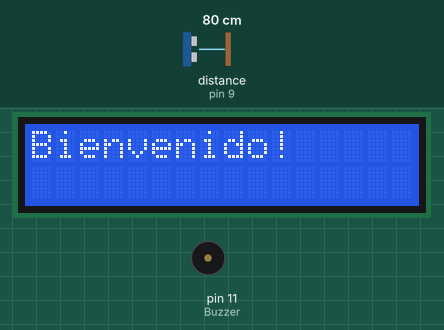
Bench run of a sketch on a simulated Arduino Uno, built with avr-gcc and run on an emulated ATmega328P. Shown: 16×2 character LCD, buzzer (waves = sounding). Wiring (inferred from the names in the program): ultrasonic range finder: trigger pin 10; echo pin 9. Inputs (shaded band) come from the test bench; at power-on: distance to the obstacle (sensor on pin 9) 80 cm. The echo pulse lasts 58.3 µs per cm; what the sketch prints to the serial monitor is not drawn.

Above: at 0.1 s.
2.3 s: distance to the obstacle (sensor on pin 9) set to 17 cm
4.2 s: distance to the obstacle (sensor on pin 9) set to 13 cm
At 4.89 s:
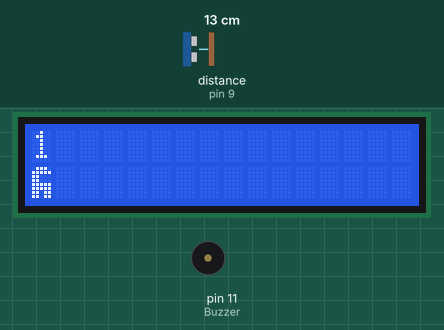
At 5.3 s:
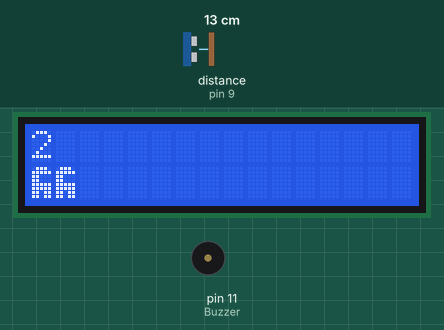
7.2 s: distance to the obstacle (sensor on pin 9) set to 2 cm
9.0 s: distance to the obstacle (sensor on pin 9) set to 9 cm
At 12.8 s:
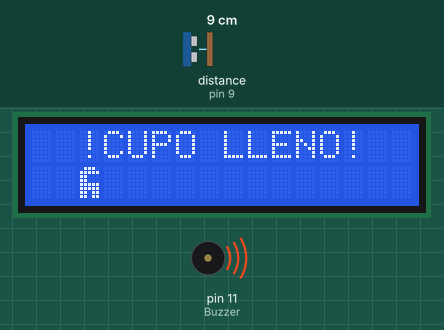
Timing chart, 0 to 22.0 s (numbered marks = the images above; inputs shaded):
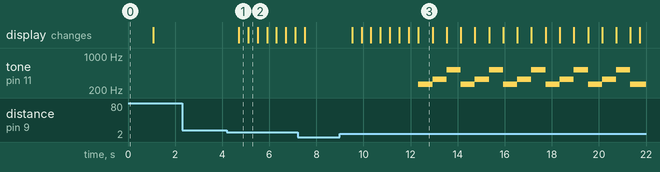

The sketch:

Contador_aforo_animacion.ino
```cpp
/*
  Fundación Kinal
  Centro Educativo Técnico Labral Kinal
  Electrónica
  Grado: Quinto
  Sección: A
  Curso: Taller de Electrónica Digital y Reparación de Computadoras I
  Nombre: Álvaro Anzueto Rodas
  Carné: 2019373
*/

// Incluyo Libreria
#include <LiquidCrystal.h>

// Definiciones de pre-procesador
#define TRIG 10
#define ECO 9
#define Buzzer 11
#define RS 8
#define Enable 7
#define D4 6
#define D5 5
#define D6 4
#define D7 2
#define columnas 16
#define filas 2
//también para algunas operaciones
#define encender(pin) digitalWrite(pin, HIGH)
#define apagar(pin) digitalWrite(pin, LOW)

//contructor
LiquidCrystal LCD_Alvaro(RS, Enable, D4, D5, D6, D7);// Permite usar la lcd

//variables a usar
int conteo = 0, lectura, ultrasonico(int Emisor, int Receptor);

//llamo las funciones que voy a usar
void pines(), inicio_lcd(), contador(int num1), caracter_lcd(), caracter_lcd(unsigned char columna_caracter), caracter_animacion(int num1);

byte amugus[] = {
  B01110,
  B11111,
  B11000,
  B11000,
  B11111,
  B11111,
  B11011,
  B11011
};

byte muerto1[] = {
  B00000,
  B01010,
  B01110,
  B00100,
  B11111,
  B11111,
  B11011,
  B11011
};

byte quienfue[] = {
  B11111,
  B11011,
  B11001,
  B00000,
  B00000,
  B11001,
  B11011,
  B11111
};


void setup() {
  // put your setup code here, to run once:
  pines();
}

void loop() {
  // put your main code here, to run repeatedly:
  lectura = ultrasonico(TRIG, ECO);
  contador(lectura);

}

//****Funciones******
void pines() {//Primera función: configuración de pines
  pinMode(Buzzer, OUTPUT);
  pinMode(TRIG, OUTPUT);
  pinMode(ECO, INPUT);
  Serial.begin(9600);
  inicio_lcd();
  LCD_Alvaro.createChar(1, amugus);
  LCD_Alvaro.createChar(2, muerto1);
  LCD_Alvaro.createChar(3, quienfue);
}

void inicio_lcd() {
  LCD_Alvaro.begin(columnas, filas);
  LCD_Alvaro.print("Bienvenido!");
  LCD_Alvaro.setCursor(0, 0);
  delay(1000);
  LCD_Alvaro.print("           ");
}

int ultrasonico(int Emisor, int Receptor) {// función: con retorno devuelve la medida en centimetros del ultrasónico
  int duracion, distancia;
  encender(Emisor);
  delayMicroseconds(10);
  apagar(Emisor);
  duracion = pulseIn(Receptor, HIGH);
  distancia = duracion / 59;
  Serial.println(distancia);
  delay(400);
  return distancia;
}

void contador(int num1) {
  if (num1 < 15 && num1 > 4) {
    conteo++;
    LCD_Alvaro.setCursor(0, 0);
    LCD_Alvaro.print(conteo);
    caracter_lcd(conteo);
  }
  while (conteo > 15) {
    limite_contador();
  }

}

void caracter_lcd(unsigned char columna_caracter) {

  LCD_Alvaro.setCursor(columna_caracter - 1, 1);
  caracter_animacion(1);
}

void caracter_animacion(int num1) {
  LCD_Alvaro.write(1);
}

void limite_contador() {
  LCD_Alvaro.setCursor(0, 0);
  LCD_Alvaro.print("  !CUPO LLENO!  ");
  animacion_final();
}


void animacion_final() {
  LCD_Alvaro.setCursor(0, 1);
  LCD_Alvaro.print("                ");
  LCD_Alvaro.setCursor(2, 1);
  LCD_Alvaro.write(1);
  tone(Buzzer, 261);
  delay(600);
  LCD_Alvaro.setCursor(13, 1);
  LCD_Alvaro.write(1);
  tone(Buzzer, 329);
  delay(600);
  LCD_Alvaro.setCursor(6, 1);
  LCD_Alvaro.write(1);
  tone(Buzzer, 523);
  delay(600);
  LCD_Alvaro.setCursor(9, 1);
  LCD_Alvaro.write(1);
  tone(Buzzer, 261);
  delay(600);
  LCD_Alvaro.setCursor(0, 1);
  LCD_Alvaro.write(1);
  tone(Buzzer, 329);
  delay(600);
  LCD_Alvaro.setCursor(12, 1);
  LCD_Alvaro.write(1);
  tone(Buzzer, 523);
  delay(600);
  LCD_Alvaro.setCursor(7, 1);
  LCD_Alvaro.write(1);
  tone(Buzzer, 261);
  delay(600);
  LCD_Alvaro.setCursor(15, 1);
  LCD_Alvaro.write(1);
  tone(Buzzer, 329);
  delay(600);

  LCD_Alvaro.setCursor(6, 1);
  LCD_Alvaro.write(2);
  tone(Buzzer, 523);
  delay(600);
  LCD_Alvaro.setCursor(9, 1);
  LCD_Alvaro.write(2);
  tone(Buzzer, 261);
  delay(600);
  LCD_Alvaro.setCursor(2, 1);
  LCD_Alvaro.write(2);
  tone(Buzzer, 329);
  delay(600);
  LCD_Alvaro.setCursor(13, 1);
  LCD_Alvaro.write(2);
  tone(Buzzer, 523);
  delay(600);
  LCD_Alvaro.setCursor(7, 1);
  LCD_Alvaro.write(2);
  tone(Buzzer, 261);
  delay(600);
  LCD_Alvaro.setCursor(12, 1);
  LCD_Alvaro.write(2);
  tone(Buzzer, 329);
  delay(600);
  LCD_Alvaro.setCursor(0, 1);
  LCD_Alvaro.write(2);
  tone(Buzzer, 523);
  delay(600);
  LCD_Alvaro.setCursor(14, 1);
  LCD_Alvaro.write(3);
  tone(Buzzer, 261);
  delay(400);

}
```

Measured:
- the behaviour switches between 16 and 15 cm on distance to the obstacle (sensor on pin 9) (found by bisection; images 0 and 1)
- after the input at 2.3 s, every drawn part: stays the same
- after the input at 4.2 s, the display: changes after 0.50 s (image 1)
- after the input at 9.0 s, tone on pin 11 (Buzzer): silent → 261 Hz after 3.3 s, then repeats every 1.8 s: 329 Hz 0.60 s, 523 Hz 0.60 s, 261 Hz 0.60 s; the display: first changes after 0.52 s (image 3 shows a later state)
- what the display in image 1 shows lasts 0.4 s, from 4.7 s to 5.1 s
- what the display in image 3 shows lasts 0.6 s, from 12.3 s to 12.9 s
